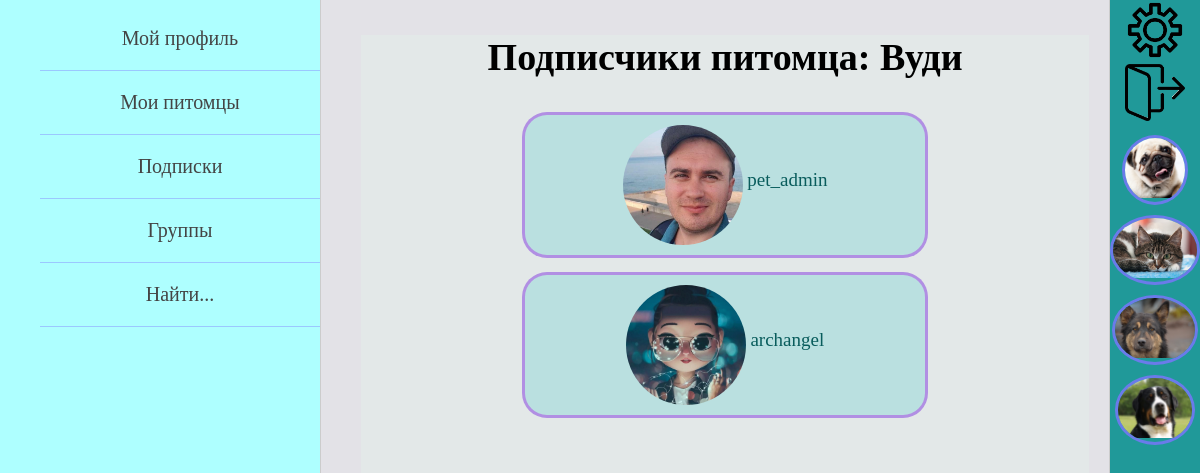
Before: /animals/3/followers/ (signed in) with the older database file.
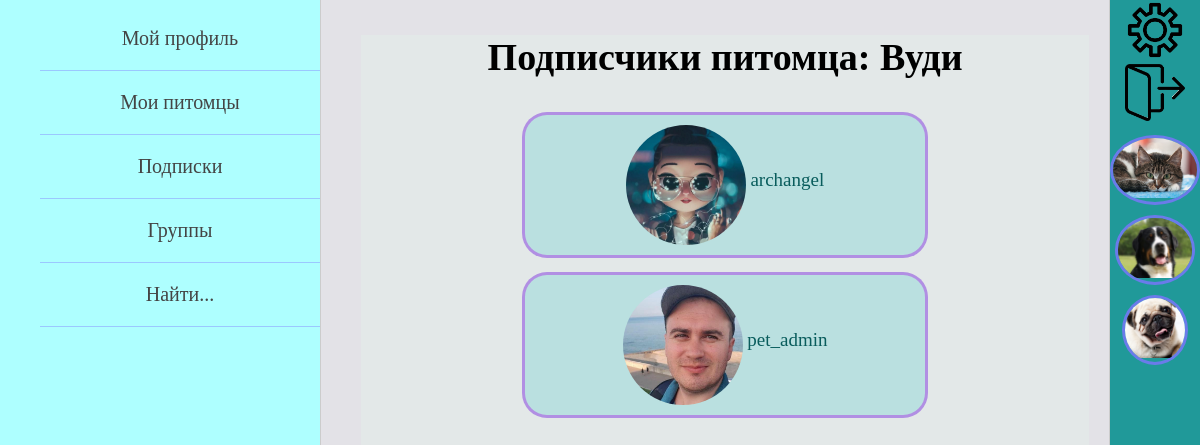
After: the same page with the newer database file.
### pet_owners/models.py (models this page shows, shortened)
class Owner(AbstractUser):
    date_of_birth = models.DateField(blank=True, verbose_name='дата рождения пользователя', null=True)
    avatar = models.ImageField(upload_to="owners_photos/%Y/%m/%d/", blank=True,
                               verbose_name='фото пользователя', null=True)
    about_myself = models.TextField(max_length=520, blank=True, verbose_name='о себе', null=True)
    instagram = models.URLField(blank=True, verbose_name='инстаграм', null=True)
    vkontakte = models.URLField(blank=True, verbose_name='вконтакте', null=True)
    youtube = models.URLField(blank=True, verbose_name='ютуб', null=True)
    full_name_is_hidden = models.BooleanField(default=True)
    date_of_birth_is_hidden = models.BooleanField(default=True)
    def get_absolute_url(self):
        return reverse('profile_home', kwargs={'id': self.pk})

class Animal(models.Model):
    GENDER = (
        ("мальчик", "мальчик"),
        ("девочка", "девочка")
    )
    name_of_animal = models.CharField(max_length=55, verbose_name='имя питомца')
    pet_owner = models.ForeignKey(settings.AUTH_USER_MODEL, on_delete=models.CASCADE, verbose_name='владелец')
    category_of_animal = models.ForeignKey(AnimalCategory, on_delete=models.PROTECT, verbose_name='вид')
    animal_breed = models.CharField(max_length=100, blank=True, verbose_name='порода питомца')
    date_of_animal_birth = models.DateField(verbose_name='дата рождения питомца', blank=True, null=True)
    sex = models.CharField(max_length=7, choices=GENDER, verbose_name='пол', null=True)
    animal_photo = models.ImageField(upload_to="animals_photos/%Y/%m/%d/", verbose_name='фото питомца')
    about_pet = models.TextField(max_length=520, verbose_name='о питомце')
    class Meta:
        verbose_name = 'Питомец'
        verbose_name_plural = 'Питомцы'

### animals/views.py (the view)
# urls.py: path('<int:pk>/followers/', AnimalFollowers.as_view(), name='animal_followers'),
class AnimalFollowers(DataMixin, ListView):
    model = Animal
    template_name = 'animals/animal_followers_page.html'
    context_object_name = 'animal'
    def get_queryset(self):
        self.queryset = Animal.objects.get(pk=self.kwargs['pk'])
        return self.queryset
    def get_context_data(self, *, object_list=None, **kwargs):
        context = super().get_context_data(**kwargs)
        animal = self.queryset
        context['followers'] = Owner.objects.filter(subscriptions__animal=animal)
        context['title'] = f"Подписчики питомца: {animal.name_of_animal}"
        context.update(self.get_left_menu())
        context.update(self.get_right_menu())
        return context

### pet_owners/utils.py (called while the page is built)
    def get_left_menu(self):
        context = {}
        if self.request.user.is_authenticated:
            context['left_menu'] = [
                {'title': "Мой профиль", 'url_name': ['profile_home', self.request.user.id]},
                {'title': "Мои питомцы", 'url_name': ['all_animals_page']},
                {'title': "Подписки", 'url_name': ['owner_subscriptions', self.request.user.id]},
                {'title': "Группы", 'url_name': ['my_groups']},
                {'title': "Найти...", 'url_name': ['profile_home', self.request.user.id]}
            ]
        else:
            context['left_menu'] = [
                {'title': "Регистрация", 'url_name': 'register'},
                {'title': "Войти", 'url_name': 'login'},
            ]
        return context

    def get_right_menu(self, auth_user=None):
        context = {}
        if auth_user is None:
            auth_user = self.request.user
        animals = Animal.objects.filter(followers__follower=auth_user)[:7]
        context['animals_for_right_menu'] = animals
        return context

### animals/templates/animals/animal_followers_page.html
{% extends 'pet_owners/base.html' %}
{% block content %}
<div class="foll_block">
    <h1>{{title}}</h1>
    <div class="foll_cells">
        {% if followers %}
        {% for foll in followers %}
            <div class="foll_cell">
                <div class="foll_avatar">
                    <img src="{{foll.avatar.url}}" height=120>
                </div>
                <div class="foll_name">
                    <a href="{{ foll.get_absolute_url }}">
                        {{foll.username}}
                    </a>
                </div>
            </div>
        {% endfor %}
        {% else %}
            <h2>У питомца нет активных подписчиков</h2>
        {% endif %}
    </div>
</div>
{% endblock %}

### pet_owners/templates/pet_owners/base.html (shortened to what this page needs)
{% load static %}
<!DOCTYPE html>
<html lang="en">
<head>
    <link type="text/css" href="{% static 'pet_owners/css/styles.css' %}" rel="stylesheet" />
</head>
<body>
<table class="table-page" border=0 cellpadding="0" cellspacing="0">
<tr>
    <td valign="top" class="left-chapters">
        <ul id="leftchapters">
            {% for el_menu in left_menu %}
                {% if request.user.is_authenticated %}
                    {% if el_menu.url_name|length == 2 %}
                        <li><a href="{% url el_menu.url_name.0 el_menu.url_name.1 %}">
                            {{el_menu.title}}
                        </a></li>
                    {% else %}
                        <li><a href="{% url el_menu.url_name.0 %}">
                            {{el_menu.title}}
                        </a></li>
                    {% endif %}
                {% else %}
                    <li><a href="{% url el_menu.url_name %}">{{el_menu.title}}</a></li>
                {% endif %}
            {% endfor %}
        </ul>
    </td>
    <td valign="top" class="content">
        <div class="content-text">
            {% block content %}
            {% endblock %}
        </div>
    </td>
    <td valign="top" class="right-chapters">
        <table border=0 cellpadding="0" cellspacing="0">
            {% if request.user.is_authenticated %}
            <tr class="settings_button"><td>
                <a href="{% url 'profile-settings' request.user.id %}">
                    <img src="/static/pet_owners/images/settings_img.png" width="60">
                </a>
            </td></tr>
            <tr class="logout_button"><td>
                <a href="{% url 'logout' %}">
                    <img src="/static/pet_owners/images/exit.png" width="60">
                </a>
            </td></tr>
            {% for sub in animals_for_right_menu %}
                <tr class="right_sub_button"><td>
                    <a href="{% url 'animal_posts' sub.pk %}">
                        <div class="sub_avatar">
                            <img src="{{sub.animal_photo.url}}" height=60>
                        </div>
                    </a>
                </td></tr>
            {% endfor %}
            {% endif %}
        </table>
    </td>
</tr>
</table>
</body>
</html>

Changed rows visible on the page:
no longer on this page (row unchanged): Animal: animal_photo (picture)
changed Owner "archangel": moves up the list
shown differently, row unchanged: Animal (number 3 of 3 on the later page): moves down the list
